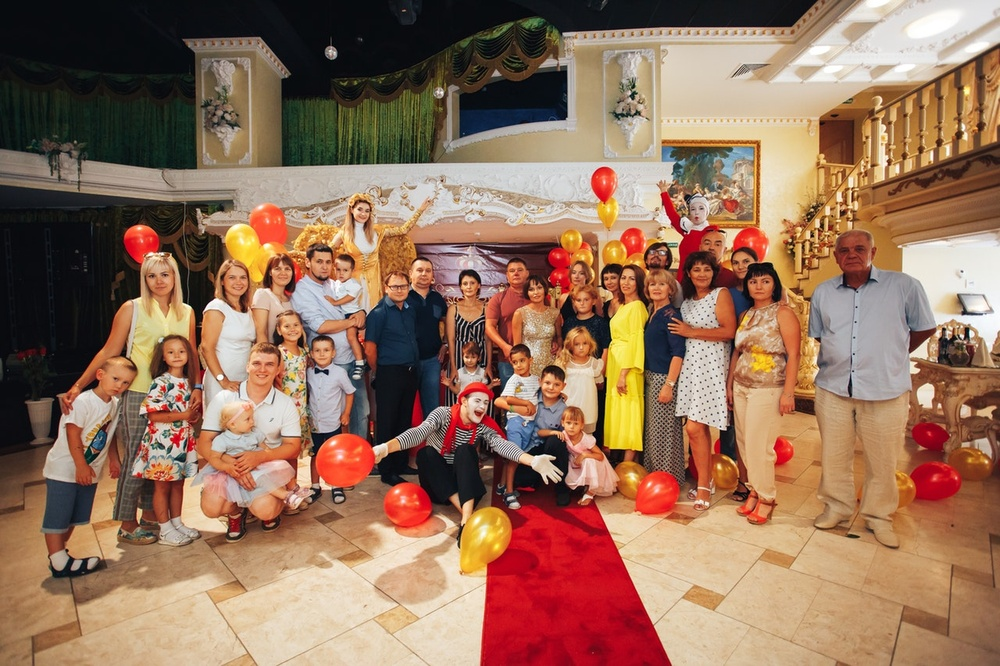
#> input picture sample/group_face.jpg, 1000 x 666 px, shrunk from 1280 x 853 before the run
$ python face.py
#> lines starting #> are read from the running program, lines starting #| are printed output that depends on the picture; after the words box and inside, x2 and y2 are one past the last pixel; in counts of white or black regions, pixels touching at a corner belong together
import cv2
import os

baseDir = os.getcwd()
sampleDir = os.path.join(baseDir, os.pardir, "sample")
haarDir = os.path.join(baseDir, os.pardir, "haar", "data", "haarcascades")

faceCascade = cv2.CascadeClassifier(os.path.join(haarDir, "haarcascade_frontalface_default.xml"))

frame = cv2.imread(os.path.join(sampleDir, "group_face.jpg"))
#> frame is the input picture: shape (666, 1000, 3); mean B, G, R 91.4, 113.6, 148.6
frame_gray = cv2.cvtColor(frame, cv2.COLOR_BGR2GRAY)
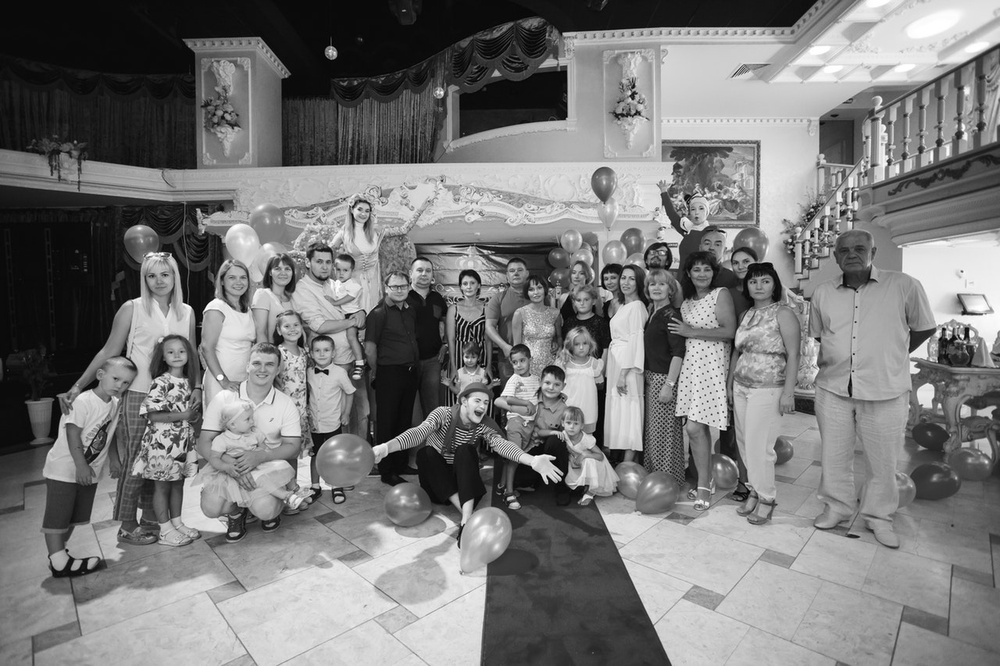
#> frame_gray: shape (666, 1000); min 0, max 255, mean 121.6

faces = faceCascade.detectMultiScale(frame_gray, 1.2, 7)
#> faces = [[687, 259, 28, 28], [224, 268, 28, 28], [615, 268, 25, 25], [745, 271, 29, 29], [309, 340, 27, 27], [162, 341, 29, 29], [141, 261, 37, 37]]
print(faces)
#| [[687 259  28  28]
#|  [224 268  28  28]
#|  [615 268  25  25]
#|  [745 271  29  29]
#|  [309 340  27  27]
#|  [162 341  29  29]
#|  [141 261  37  37]]

for (x,y,w,h) in faces :
    cv2.rectangle(frame, (x,y), (x+w, y+h), (255, 0, 0), 2)
#> this loop made 7 passes
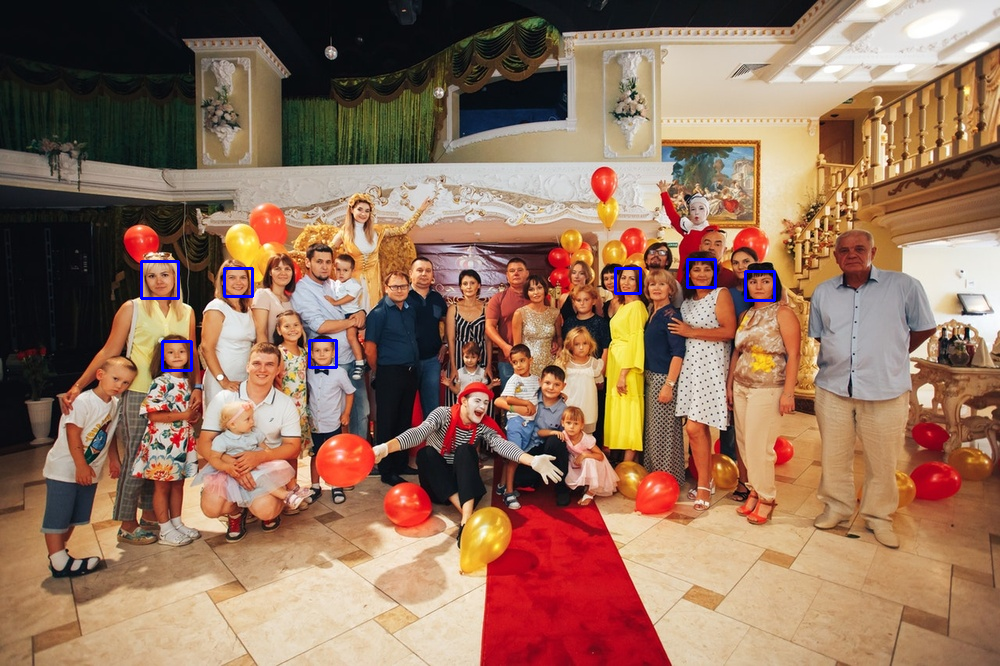
#> frame: shape (666, 1000, 3); 0.36% of pixels changed, all inside (x1, y1, x2, y2) = (140, 258, 776, 372)

cv2.imwrite("faceRecognition.png", frame)

$ run again, with sample/man_face.jpg copied over sample/group_face.jpg
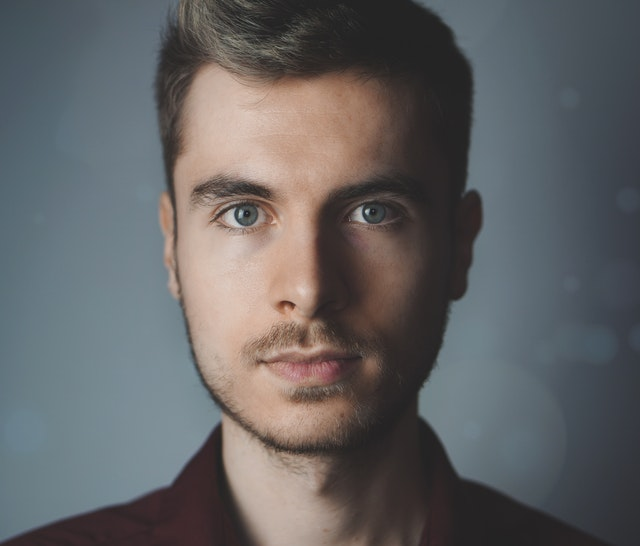
#> input picture sample/man_face.jpg, 640 x 546 px
#> frame is the input picture: shape (546, 640, 3); mean B, G, R 99.7, 98.7, 99.1
#> `frame_gray = cv2.cvtColor(frame, cv2.COLOR_BGR2GRAY)`:
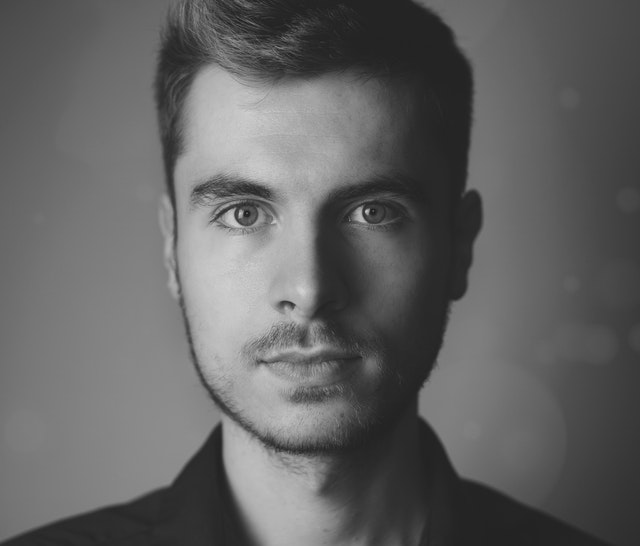
#> frame_gray: shape (546, 640); min 24, max 210, mean 98.9
#> faces = [[135, 79, 350, 350]]
#| [[135  79 350 350]]
#> the loop `for (x,y,w,h) in faces :` made 1 pass
#> after the loop `for (x,y,w,h) in faces :`:
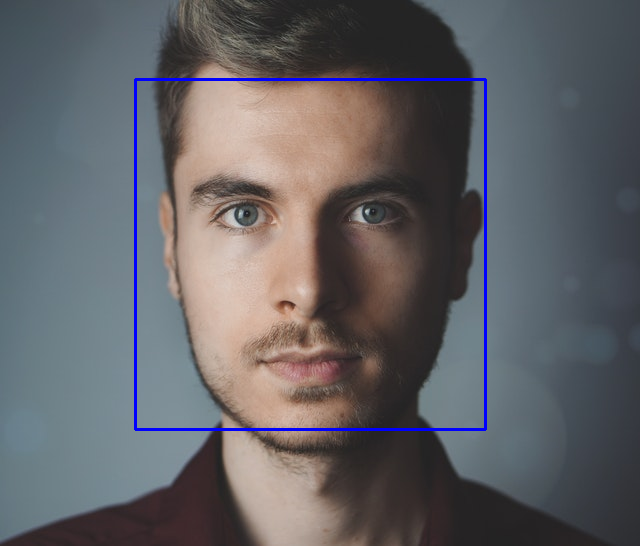
#> frame: shape (546, 640, 3); 1.2% of pixels changed, all inside (x1, y1, x2, y2) = (134, 78, 487, 431)

$ run again, with sample/woman_face.jpg copied over sample/group_face.jpg
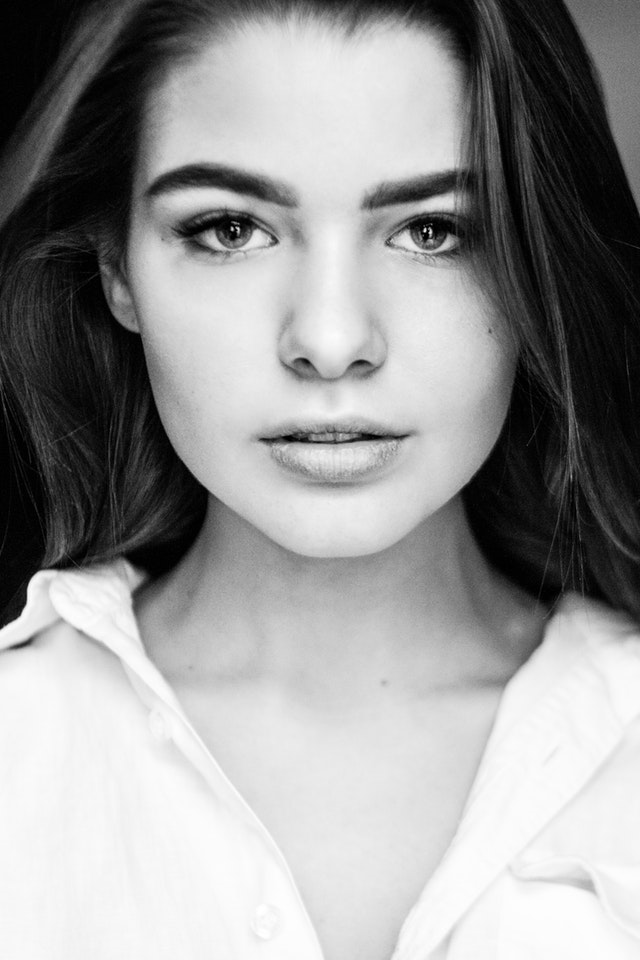
#> input picture sample/woman_face.jpg, 640 x 960 px
#> frame is the input picture: shape (960, 640, 3); min 0, max 255, mean 151.8
#> faces = [[103, 67, 455, 455]]
#| [[103  67 455 455]]
#> the loop `for (x,y,w,h) in faces :` made 1 pass
#> after the loop `for (x,y,w,h) in faces :`:
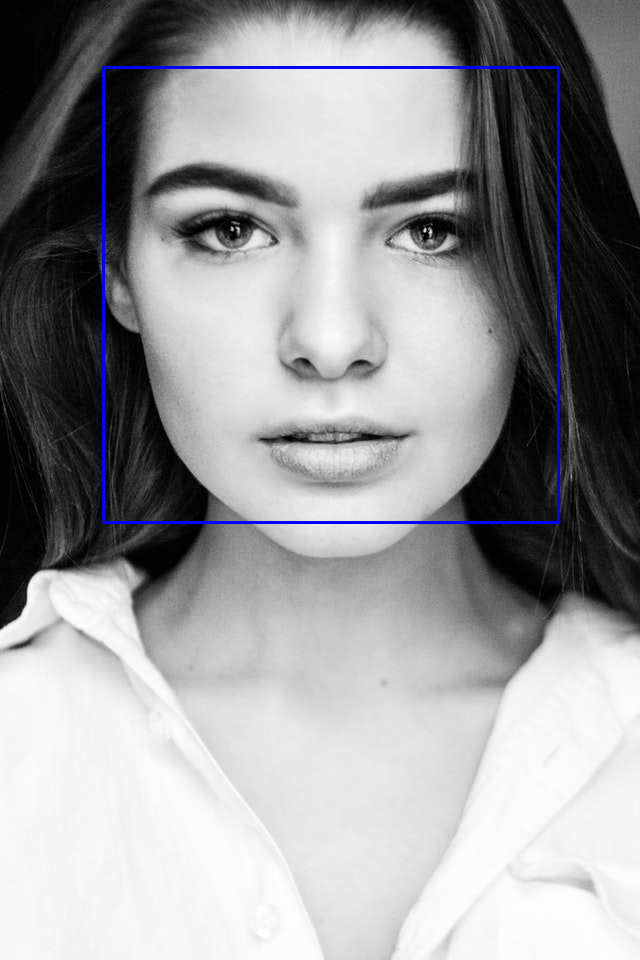
#> frame: shape (960, 640, 3); 0.89% of pixels changed, all inside (x1, y1, x2, y2) = (102, 66, 560, 524)
